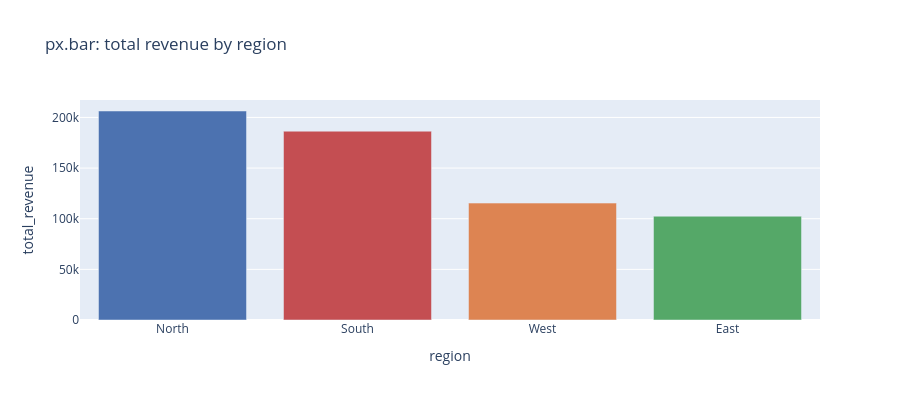

Notebook cell for this chart:
### Code cell
region_summary = sales.groupby("region").agg(
    total_revenue=("revenue", "sum"),
    avg_rating=("customer_rating", "mean"),
    n_orders=("revenue", "count"),
).sort_values("total_revenue", ascending=False)

fig = px.bar(
    region_summary.reset_index(), x="region", y="total_revenue", color="region",
    color_discrete_map={"North": BLUE, "South": RED, "East": GREEN, "West": ORANGE},
    title="px.bar: total revenue by region",
)
fig.update_layout(height=400, showlegend=False)
fig.show()

### Figure 1 — Plotly figure (JSON) as saved in the notebook; plotly's stock layout.template omitted (floating-point values rounded to 4 significant figures)
{"data": [{"hovertemplate": "region=%{x}<br>total_revenue=%{y}<extra></extra>", "legendgroup": "North", "marker": {"color": "#4C72B0", "pattern": {"shape": ""}}, "name": "North", "orientation": "v", "showlegend": true, "textposition": "auto", "type": "bar", "x": ["North"], "xaxis": "x", "y": [206400.0], "yaxis": "y"}, {"hovertemplate": "region=%{x}<br>total_revenue=%{y}<extra></extra>", "legendgroup": "South", "marker": {"color": "#C44E52", "pattern": {"shape": ""}}, "name": "South", "orientation": "v", "showlegend": true, "textposition": "auto", "type": "bar", "x": ["South"], "xaxis": "x", "y": [186400.0], "yaxis": "y"}, {"hovertemplate": "region=%{x}<br>total_revenue=%{y}<extra></extra>", "legendgroup": "West", "marker": {"color": "#DD8452", "pattern": {"shape": ""}}, "name": "West", "orientation": "v", "showlegend": true, "textposition": "auto", "type": "bar", "x": ["West"], "xaxis": "x", "y": [115400.0], "yaxis": "y"}, {"hovertemplate": "region=%{x}<br>total_revenue=%{y}<extra></extra>", "legendgroup": "East", "marker": {"color": "#55A868", "pattern": {"shape": ""}}, "name": "East", "orientation": "v", "showlegend": true, "textposition": "auto", "type": "bar", "x": ["East"], "xaxis": "x", "y": [102500.0], "yaxis": "y"}], "layout": {"barmode": "relative", "height": 400, "legend": {"title": {"text": "region"}, "tracegroupgap": 0}, "showlegend": false, "title": {"text": "px.bar: total revenue by region"}, "xaxis": {"anchor": "y", "categoryarray": ["North", "South", "West", "East"], "categoryorder": "array", "domain": [0.0, 1.0], "title": {"text": "region"}}, "yaxis": {"anchor": "x", "domain": [0.0, 1.0], "title": {"text": "total_revenue"}}}}
